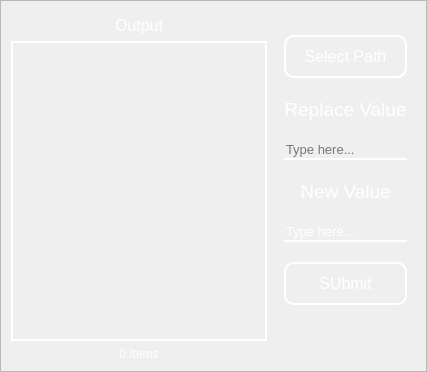
                   <widget class="QWidget" name="ContentHolderRenamePage2">
                    <layout class="QHBoxLayout" name="horizontalLayout_14">
                     <property name="spacing">
                      <number>0</number>
                     </property>
                     <property name="leftMargin">
                      <number>0</number>
                     </property>
                     <property name="topMargin">
                      <number>0</number>
                     </property>
                     <property name="rightMargin">
                      <number>0</number>
                     </property>
                     <property name="bottomMargin">
                      <number>0</number>
                     </property>
                     <item>
                      <widget class="QFrame" name="frame_5">
                       <property name="frameShape">
                        <enum>QFrame::StyledPanel</enum>
                       </property>
                       <property name="frameShadow">
                        <enum>QFrame::Raised</enum>
                       </property>
                       <layout class="QHBoxLayout" name="horizontalLayout_15">
                        <item>
                         <widget class="QFrame" name="frame_6">
                          <property name="styleSheet">
                           <string notr="true">background-color: transparent</string>
                          </property>
                          <property name="frameShape">
                           <enum>QFrame::StyledPanel</enum>
                          </property>
                          <property name="frameShadow">
                           <enum>QFrame::Raised</enum>
                          </property>
                          <layout class="QVBoxLayout" name="verticalLayout_17">
                           <property name="leftMargin">
                            <number>0</number>
                           </property>
                           <property name="topMargin">
                            <number>5</number>
                           </property>
                           <property name="rightMargin">
                            <number>0</number>
                           </property>
                           <property name="bottomMargin">
                            <number>0</number>
                           </property>
                           <item>
                            <widget class="QLabel" name="label_2">
                             <property name="font">
                              <font>
                               <pointsize>12</pointsize>
                              </font>
                             </property>
                             <property name="styleSheet">
                              <string notr="true">border: none;
height: fit-content;
color: rgb(255, 255, 255);</string>
                             </property>
                             <property name="text">
                              <string>Output</string>
                             </property>
                             <property name="alignment">
                              <set>Qt::AlignCenter</set>
                             </property>
                            </widget>
                           </item>
                           <item>
                            <widget class="QListWidget" name="OutputListFolder">
                             <property name="styleSheet">
                              <string notr="true">QListView{
	color: white;
	background-color: transparent;
	border: 2px solid white
}

QListView {
    show-decoration-selected: 1;
}

QListView::item:alternate {
    background: rgb(87, 0, 144);
	border: none
}

QListView::item:selected {
    border: 0px;
	border: none
}

QListView::item:selected:!active {
    background: transparent;
	border: none
}

QListView::item:selected:active {
    background: rgb(87, 0, 144);
	border: none
}

QListView::item:hover {
    background: rgb(87, 0, 144);
	border: none
}</string>
                             </property>
                            </widget>
                           </item>
                           <item>
                            <widget class="QLabel" name="LenItemsRenamePage_2">
                             <property name="font">
                              <font>
                               <pointsize>9</pointsize>
                              </font>
                             </property>
                             <property name="styleSheet">
                              <string notr="true">color:white</string>
                             </property>
                             <property name="text">
                              <string>0 Items</string>
                             </property>
                             <property name="alignment">
                              <set>Qt::AlignCenter</set>
                             </property>
                             <property name="wordWrap">
                              <bool>true</bool>
                             </property>
                            </widget>
                           </item>
                          </layout>
                         </widget>
                        </item>
                        <item>
                         <widget class="QFrame" name="UserInputRenamePageFrameFolder">
                          <property name="maximumSize">
                           <size>
                            <width>450</width>
                            <height>16777215</height>
                           </size>
                          </property>
                          <property name="styleSheet">
                           <string notr="true">QFrame{
	background-color: transparent;
	border-radius: 15px;
	border: 0px solid white;
	color: white
}

</string>
                          </property>
                          <property name="frameShape">
                           <enum>QFrame::NoFrame</enum>
                          </property>
                          <property name="frameShadow">
                           <enum>QFrame::Raised</enum>
                          </property>
                          <layout class="QVBoxLayout" name="verticalLayout_16">
                           <property name="spacing">
                            <number>20</number>
                           </property>
                           <property name="sizeConstraint">
                            <enum>QLayout::SetNoConstraint</enum>
                           </property>
                           <property name="leftMargin">
                            <number>10</number>
                           </property>
                           <property name="topMargin">
                            <number>25</number>
                           </property>
                           <property name="rightMargin">
                            <number>10</number>
                           </property>
                           <property name="bottomMargin">
                            <number>5</number>
                           </property>
                           <item>
                            <widget class="QPushButton" name="PathButtonRenamePageFolder">
                             <property name="maximumSize">
                              <size>
                               <width>430</width>
                               <height>16777215</height>
                              </size>
                             </property>
                             <property name="font">
                              <font>
                               <pointsize>12</pointsize>
                              </font>
                             </property>
                             <property name="styleSheet">
                              <string notr="true">QPushButton{
	color: white;
	background-color: transparent;
	border: 2px solid white;
	border-radius: 10px;
	padding: 10px;
	text-transform: uppercase;
}

QPushButton:hover{
	background-color: white;
	color: black
}</string>
                             </property>
                             <property name="text">
                              <string>Select Path</string>
                             </property>
                            </widget>
                           </item>
                           <item>
                            <widget class="QLabel" name="RepalceValueRenamePageFolder">
                             <property name="maximumSize">
                              <size>
                               <width>16777215</width>
                               <height>25</height>
                              </size>
                             </property>
                             <property name="font">
                              <font>
                               <pointsize>14</pointsize>
                              </font>
                             </property>
                             <property name="styleSheet">
                              <string notr="true">border: none;
height: fit-content
</string>
                             </property>
                             <property name="text">
                              <string>Replace Value</string>
                             </property>
                             <property name="alignment">
                              <set>Qt::AlignHCenter|Qt::AlignTop</set>
                             </property>
                            </widget>
                           </item>
                           <item>
                            <widget class="QLineEdit" name="RepalceValueInputRenamePageFolder">
                             <property name="maximumSize">
                              <size>
                               <width>16777215</width>
                               <height>30</height>
                              </size>
                             </property>
                             <property name="font">
                              <font>
                               <pointsize>10</pointsize>
                              </font>
                             </property>
                             <property name="styleSheet">
                              <string notr="true">QLineEdit{
	border: none;
	border-bottom: 2px solid white;
	border-radius: 0px;
	background-color: transparent
}

QLineEdit[text]{ color:white; }</string>
                             </property>
                             <property name="placeholderText">
                              <string>Type here...</string>
                             </property>
                             <property name="clearButtonEnabled">
                              <bool>true</bool>
                             </property>
                            </widget>
                           </item>
                           <item>
                            <widget class="QLabel" name="NewValueRenamePageFolder">
                             <property name="maximumSize">
                              <size>
                               <width>16777215</width>
                               <height>25</height>
                              </size>
                             </property>
                             <property name="font">
                              <font>
                               <pointsize>14</pointsize>
                              </font>
                             </property>
                             <property name="styleSheet">
                              <string notr="true">border: none;
</string>
                             </property>
                             <property name="text">
                              <string>New Value</string>
                             </property>
                             <property name="alignment">
                              <set>Qt::AlignHCenter|Qt::AlignTop</set>
                             </property>
                            </widget>
                           </item>
                           <item>
                            <widget class="QLineEdit" name="NewValueInputRenamePageFolder">
                             <property name="maximumSize">
                              <size>
                               <width>16777215</width>
                               <height>30</height>
                              </size>
                             </property>
                             <property name="palette">
                              <palette>
                               <active>
                                <colorrole role="WindowText">
                                 <brush brushstyle="SolidPattern">
                                  <color alpha="255">
                                   <red>255</red>
                                   <green>255</green>
                                   <blue>255</blue>
                                  </color>
                                 </brush>
                                </colorrole>
                                <colorrole role="Button">
                                 <brush brushstyle="SolidPattern">
                                  <color alpha="0">
                                   <red>0</red>
                                   <green>0</green>
                                   <blue>0</blue>
                                  </color>
                                 </brush>
                                </colorrole>
                                <colorrole role="Text">
                                 <brush brushstyle="SolidPattern">
                                  <color alpha="255">
                                   <red>255</red>
                                   <green>255</green>
                                   <blue>255</blue>
                                  </color>
                                 </brush>
                                </colorrole>
                                <colorrole role="ButtonText">
                                 <brush brushstyle="SolidPattern">
                                  <color alpha="255">
                                   <red>255</red>
                                   <green>255</green>
                                   <blue>255</blue>
                                  </color>
                                 </brush>
                                </colorrole>
                                <colorrole role="Base">
                                 <brush brushstyle="SolidPattern">
                                  <color alpha="0">
                                   <red>0</red>
                                   <green>0</green>
                                   <blue>0</blue>
                                  </color>
                                 </brush>
                                </colorrole>
                                <colorrole role="Window">
                                 <brush brushstyle="SolidPattern">
                                  <color alpha="0">
                                   <red>0</red>
                                   <green>0</green>
                                   <blue>0</blue>
                                  </color>
                                 </brush>
                                </colorrole>
                                <colorrole role="PlaceholderText">
                                 <brush brushstyle="SolidPattern">
                                  <color alpha="255">
                                   <red>255</red>
                                   <green>255</green>
                                   <blue>255</blue>
                                  </color>
                                 </brush>
                                </colorrole>
                               </active>
                               <inactive>
                                <colorrole role="WindowText">
                                 <brush brushstyle="SolidPattern">
                                  <color alpha="255">
                                   <red>255</red>
                                   <green>255</green>
                                   <blue>255</blue>
                                  </color>
                                 </brush>
                                </colorrole>
                                <colorrole role="Button">
                                 <brush brushstyle="SolidPattern">
                                  <color alpha="0">
                                   <red>0</red>
                                   <green>0</green>
                                   <blue>0</blue>
                                  </color>
                                 </brush>
                                </colorrole>
                                <colorrole role="Text">
                                 <brush brushstyle="SolidPattern">
                                  <color alpha="255">
                                   <red>255</red>
                                   <green>255</green>
                                   <blue>255</blue>
                                  </color>
                                 </brush>
                                </colorrole>
                                <colorrole role="ButtonText">
                                 <brush brushstyle="SolidPattern">
                                  <color alpha="255">
                                   <red>255</red>
                                   <green>255</green>
                                   <blue>255</blue>
                                  </color>
                                 </brush>
                                </colorrole>
                                <colorrole role="Base">
                                 <brush brushstyle="SolidPattern">
                                  <color alpha="0">
                                   <red>0</red>
                                   <green>0</green>
                                   <blue>0</blue>
                                  </color>
                                 </brush>
                                </colorrole>
                                <colorrole role="Window">
                                 <brush brushstyle="SolidPattern">
                                  <color alpha="0">
                                   <red>0</red>
                                   <green>0</green>
                                   <blue>0</blue>
                                  </color>
                                 </brush>
                                </colorrole>
                                <colorrole role="PlaceholderText">
                                 <brush brushstyle="SolidPattern">
                                  <color alpha="255">
                                   <red>255</red>
                                   <green>255</green>
                                   <blue>255</blue>
                                  </color>
                                 </brush>
                                </colorrole>
                               </inactive>
                               <disabled>
                                <colorrole role="WindowText">
                                 <brush brushstyle="SolidPattern">
                                  <color alpha="255">
                                   <red>255</red>
                                   <green>255</green>
                                   <blue>255</blue>
                                  </color>
                                 </brush>
                                </colorrole>
                                <colorrole role="Button">
                                 <brush brushstyle="SolidPattern">
                                  <color alpha="0">
                                   <red>0</red>
                                   <green>0</green>
                                   <blue>0</blue>
                                  </color>
                                 </brush>
                                </colorrole>
                                <colorrole role="Text">
                                 <brush brushstyle="SolidPattern">
                                  <color alpha="255">
                                   <red>255</red>
                                   <green>255</green>
                                   <blue>255</blue>
                                  </color>
                                 </brush>
                                </colorrole>
                                <colorrole role="ButtonText">
                                 <brush brushstyle="SolidPattern">
                                  <color alpha="255">
                                   <red>255</red>
                                   <green>255</green>
                                   <blue>255</blue>
                                  </color>
                                 </brush>
                                </colorrole>
                                <colorrole role="Base">
                                 <brush brushstyle="SolidPattern">
                                  <color alpha="0">
                                   <red>0</red>
                                   <green>0</green>
                                   <blue>0</blue>
                                  </color>
                                 </brush>
                                </colorrole>
                                <colorrole role="Window">
                                 <brush brushstyle="SolidPattern">
                                  <color alpha="0">
                                   <red>0</red>
                                   <green>0</green>
                                   <blue>0</blue>
                                  </color>
                                 </brush>
                                </colorrole>
                                <colorrole role="PlaceholderText">
                                 <brush brushstyle="SolidPattern">
                                  <color alpha="255">
                                   <red>255</red>
                                   <green>255</green>
                                   <blue>255</blue>
                                  </color>
                                 </brush>
                                </colorrole>
                               </disabled>
                              </palette>
                             </property>
                             <property name="font">
                              <font>
                               <pointsize>10</pointsize>
                              </font>
                             </property>
                             <property name="styleSheet">
                              <string notr="true">QLineEdit{
	border: none;
	border-bottom: 2px solid white;
	border-radius: 0px;
	background-color: transparent
}

QLineEdit[text]{ color:white; }</string>
                             </property>
                             <property name="placeholderText">
                              <string>Type here...</string>
                             </property>
                             <property name="clearButtonEnabled">
                              <bool>true</bool>
                             </property>
                            </widget>
                           </item>
                           <item>
                            <widget class="QPushButton" name="SubmitButtonRenamePageFolder">
                             <property name="maximumSize">
                              <size>
                               <width>430</width>
                               <height>16777215</height>
                              </size>
                             </property>
                             <property name="font">
                              <font>
                               <pointsize>12</pointsize>
                              </font>
                             </property>
                             <property name="styleSheet">
                              <string notr="true">QPushButton{
	color: white;
	background-color: transparent;
	border: 2px solid white;
	border-radius: 10px;
	padding: 10px;
	text-transform: uppercase;
}

QPushButton:hover{
	background-color: white;
	color: black
}</string>
                             </property>
                             <property name="text">
                              <string>SUbmit</string>
                             </property>
                            </widget>
                           </item>
                           <item>
                            <widget class="QFrame" name="DirDisplayContainerFrameFolder">
                             <property name="styleSheet">
                              <string notr="true">border: 0px;
background-color: transparent</string>
                             </property>
                             <property name="frameShape">
                              <enum>QFrame::StyledPanel</enum>
                             </property>
                             <property name="frameShadow">
                              <enum>QFrame::Raised</enum>
                             </property>
                             <layout class="QVBoxLayout" name="verticalLayout_18">
                              <item>
                               <widget class="QLabel" name="DirDisplayContainerLabelFolder">
                                <property name="text">
                                 <string/>
                                </property>
                                <property name="alignment">
                                 <set>Qt::AlignBottom|Qt::AlignHCenter</set>
                                </property>
                                <property name="wordWrap">
                                 <bool>true</bool>
                                </property>
                               </widget>
                              </item>
                             </layout>
                            </widget>
                           </item>
                          </layout>
                         </widget>
                        </item>
                       </layout>
                      </widget>
                     </item>
                    </layout>
                   </widget>
